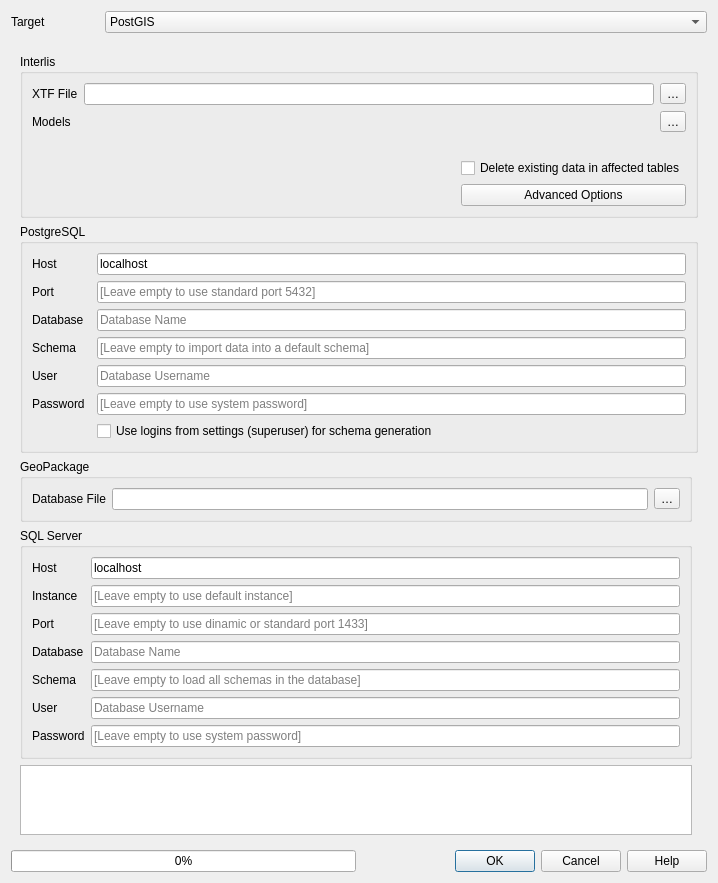
<?xml version="1.0" encoding="UTF-8"?>
<ui version="4.0">
 <class>InterlisImportData</class>
 <widget class="QDialog" name="InterlisImportData">
  <property name="geometry">
   <rect>
    <x>0</x>
    <y>0</y>
    <width>718</width>
    <height>791</height>
   </rect>
  </property>
  <property name="windowTitle">
   <string>Import Interlis Data</string>
  </property>
  <layout class="QGridLayout" name="gridLayout">
   <item row="0" column="0">
    <layout class="QHBoxLayout" name="horizontalLayout">
     <item>
      <widget class="QLabel" name="label_10">
       <property name="sizePolicy">
        <sizepolicy hsizetype="Preferred" vsizetype="Preferred">
         <horstretch>0</horstretch>
         <verstretch>0</verstretch>
        </sizepolicy>
       </property>
       <property name="maximumSize">
        <size>
         <width>88</width>
         <height>16777215</height>
        </size>
       </property>
       <property name="text">
        <string>Target</string>
       </property>
      </widget>
     </item>
     <item>
      <widget class="QComboBox" name="type_combo_box">
       <item>
        <property name="text">
         <string>PostGIS</string>
        </property>
       </item>
       <item>
        <property name="text">
         <string>GeoPackage</string>
        </property>
       </item>
      </widget>
     </item>
    </layout>
   </item>
   <item row="1" column="0">
    <widget class="QStackedWidget" name="stackedWidget">
     <property name="currentIndex">
      <number>0</number>
     </property>
     <widget class="QWidget" name="page">
      <layout class="QGridLayout" name="gridLayout_3">
       <item row="4" column="0">
        <widget class="QGroupBox" name="gpkg_config">
         <property name="title">
          <string>GeoPackage</string>
         </property>
         <layout class="QGridLayout" name="gridLayout_6">
          <item row="0" column="1">
           <widget class="QLabel" name="label_9">
            <property name="text">
             <string>Database File</string>
            </property>
           </widget>
          </item>
          <item row="0" column="2">
           <widget class="QLineEdit" name="gpkg_file_line_edit"/>
          </item>
          <item row="0" column="3">
           <widget class="QToolButton" name="gpkg_file_browse_button">
            <property name="toolTip">
             <string>Browse GeoPackage files</string>
            </property>
            <property name="text">
             <string>…</string>
            </property>
           </widget>
          </item>
         </layout>
        </widget>
       </item>
       <item row="1" column="0" colspan="2">
        <widget class="QGroupBox" name="ili_config">
         <property name="title">
          <string>Interlis</string>
         </property>
         <layout class="QGridLayout" name="gridLayout_5">
          <item row="0" column="4">
           <widget class="QToolButton" name="xtf_file_browse_button">
            <property name="toolTip">
             <string>Browse XTF files</string>
            </property>
            <property name="text">
             <string>…</string>
            </property>
           </widget>
          </item>
          <item row="1" column="0">
           <widget class="QLabel" name="label_8">
            <property name="text">
             <string>Models</string>
            </property>
           </widget>
          </item>
          <item row="1" column="4">
           <widget class="QToolButton" name="multiple_models_button">
            <property name="toolTip">
             <string>Select multiple Interlis models</string>
            </property>
            <property name="text">
             <string>…</string>
            </property>
           </widget>
          </item>
          <item row="5" column="3" colspan="2">
           <widget class="QPushButton" name="ili2db_options_button">
            <property name="text">
             <string>Advanced Options</string>
            </property>
           </widget>
          </item>
          <item row="1" column="2" colspan="2">
           <widget class="CompletionLineEdit" name="ili_models_line_edit" native="true"/>
          </item>
          <item row="0" column="2" colspan="2">
           <widget class="QLineEdit" name="xtf_file_line_edit"/>
          </item>
          <item row="0" column="0">
           <widget class="QLabel" name="label">
            <property name="text">
             <string>XTF File</string>
            </property>
           </widget>
          </item>
          <item row="3" column="2">
           <spacer name="horizontalSpacer">
            <property name="orientation">
             <enum>Qt::Horizontal</enum>
            </property>
            <property name="sizeHint" stdset="0">
             <size>
              <width>40</width>
              <height>3</height>
             </size>
            </property>
           </spacer>
          </item>
          <item row="3" column="3" colspan="2">
           <widget class="QCheckBox" name="chk_delete_data">
            <property name="text">
             <string>Delete existing data in affected tables</string>
            </property>
           </widget>
          </item>
          <item row="2" column="2">
           <widget class="QLabel" name="toml_file_info_label">
            <property name="maximumSize">
             <size>
              <width>580</width>
              <height>16777215</height>
             </size>
            </property>
            <property name="text">
             <string/>
            </property>
           </widget>
          </item>
         </layout>
        </widget>
       </item>
       <item row="6" column="0">
        <widget class="QTextBrowser" name="txtStdout">
         <property name="openLinks">
          <bool>false</bool>
         </property>
        </widget>
       </item>
       <item row="0" column="1">
        <widget class="QWidget" name="widget" native="true">
         <layout class="QGridLayout" name="gridLayout_2">
          <property name="leftMargin">
           <number>0</number>
          </property>
          <property name="topMargin">
           <number>0</number>
          </property>
          <property name="rightMargin">
           <number>0</number>
          </property>
          <property name="bottomMargin">
           <number>0</number>
          </property>
         </layout>
        </widget>
       </item>
       <item row="3" column="0" colspan="2">
        <widget class="QGroupBox" name="pg_config">
         <property name="title">
          <string>PostgreSQL</string>
         </property>
         <layout class="QGridLayout" name="gridLayout_4">
          <item row="7" column="0">
           <widget class="QLabel" name="label_4">
            <property name="text">
             <string>User</string>
            </property>
           </widget>
          </item>
          <item row="5" column="2">
           <widget class="QLineEdit" name="pg_schema_line_edit">
            <property name="placeholderText">
             <string>[Leave empty to import data into a default schema]</string>
            </property>
           </widget>
          </item>
          <item row="5" column="0">
           <widget class="QLabel" name="label_3">
            <property name="text">
             <string>Schema</string>
            </property>
           </widget>
          </item>
          <item row="0" column="2" rowspan="2">
           <widget class="QLineEdit" name="pg_host_line_edit">
            <property name="text">
             <string>localhost</string>
            </property>
            <property name="placeholderText">
             <string>Database Hostname</string>
            </property>
           </widget>
          </item>
          <item row="10" column="0">
           <widget class="QLabel" name="label_5">
            <property name="text">
             <string>Password</string>
            </property>
           </widget>
          </item>
          <item row="10" column="2">
           <widget class="QLineEdit" name="pg_password_line_edit">
            <property name="echoMode">
             <enum>QLineEdit::Password</enum>
            </property>
            <property name="placeholderText">
             <string>[Leave empty to use system password]</string>
            </property>
           </widget>
          </item>
          <item row="0" column="0" rowspan="2" colspan="2">
           <widget class="QLabel" name="label_2">
            <property name="text">
             <string>Host</string>
            </property>
           </widget>
          </item>
          <item row="4" column="2">
           <widget class="QLineEdit" name="pg_database_line_edit">
            <property name="placeholderText">
             <string>Database Name</string>
            </property>
           </widget>
          </item>
          <item row="4" column="0">
           <widget class="QLabel" name="label_6">
            <property name="text">
             <string>Database</string>
            </property>
           </widget>
          </item>
          <item row="7" column="2">
           <widget class="QLineEdit" name="pg_user_line_edit">
            <property name="placeholderText">
             <string>Database Username</string>
            </property>
           </widget>
          </item>
          <item row="2" column="2">
           <widget class="QLineEdit" name="pg_port_line_edit">
            <property name="placeholderText">
             <string>[Leave empty to use standard port 5432]</string>
            </property>
           </widget>
          </item>
          <item row="2" column="0">
           <widget class="QLabel" name="label_7">
            <property name="text">
             <string>Port</string>
            </property>
           </widget>
          </item>
          <item row="11" column="2">
           <widget class="QCheckBox" name="pg_use_super_login">
            <property name="text">
             <string>Use logins from settings (superuser) for schema generation</string>
            </property>
           </widget>
          </item>
         </layout>
        </widget>
       </item>
       <item row="5" column="0">
        <widget class="QGroupBox" name="mssql_config">
         <property name="title">
          <string>SQL Server</string>
         </property>
         <layout class="QFormLayout" name="formLayout">
          <item row="2" column="0">
           <widget class="QLabel" name="label_11">
            <property name="text">
             <string>Host</string>
            </property>
           </widget>
          </item>
          <item row="2" column="1">
           <widget class="QLineEdit" name="mssql_host_line_edit">
            <property name="text">
             <string>localhost</string>
            </property>
            <property name="placeholderText">
             <string>Database Hostname</string>
            </property>
           </widget>
          </item>
          <item row="3" column="0">
           <widget class="QLabel" name="label_17">
            <property name="text">
             <string>Instance</string>
            </property>
           </widget>
          </item>
          <item row="3" column="1">
           <widget class="QLineEdit" name="mssql_instance_line_edit">
            <property name="text">
             <string/>
            </property>
            <property name="placeholderText">
             <string>[Leave empty to use default instance]</string>
            </property>
           </widget>
          </item>
          <item row="4" column="0">
           <widget class="QLabel" name="label_12">
            <property name="text">
             <string>Port</string>
            </property>
           </widget>
          </item>
          <item row="4" column="1">
           <widget class="QLineEdit" name="mssql_port_line_edit">
            <property name="placeholderText">
             <string>[Leave empty to use dinamic or standard port 1433]</string>
            </property>
           </widget>
          </item>
          <item row="5" column="0">
           <widget class="QLabel" name="label_13">
            <property name="text">
             <string>Database</string>
            </property>
           </widget>
          </item>
          <item row="5" column="1">
           <widget class="QLineEdit" name="mssql_database_line_edit">
            <property name="placeholderText">
             <string>Database Name</string>
            </property>
           </widget>
          </item>
          <item row="7" column="0">
           <widget class="QLabel" name="label_14">
            <property name="text">
             <string>Schema</string>
            </property>
           </widget>
          </item>
          <item row="7" column="1">
           <widget class="QLineEdit" name="mssql_schema_line_edit">
            <property name="placeholderText">
             <string>[Leave empty to load all schemas in the database]</string>
            </property>
           </widget>
          </item>
          <item row="8" column="0">
           <widget class="QLabel" name="label_15">
            <property name="text">
             <string>User</string>
            </property>
           </widget>
          </item>
          <item row="8" column="1">
           <widget class="QLineEdit" name="mssql_user_line_edit">
            <property name="placeholderText">
             <string>Database Username</string>
            </property>
           </widget>
          </item>
          <item row="9" column="0">
           <widget class="QLabel" name="label_16">
            <property name="text">
             <string>Password</string>
            </property>
           </widget>
          </item>
          <item row="9" column="1">
           <widget class="QLineEdit" name="mssql_password_line_edit">
            <property name="echoMode">
             <enum>QLineEdit::Password</enum>
            </property>
            <property name="placeholderText">
             <string>[Leave empty to use system password]</string>
            </property>
           </widget>
          </item>
         </layout>
        </widget>
       </item>
      </layout>
     </widget>
     <widget class="QWidget" name="page_2"/>
    </widget>
   </item>
   <item row="2" column="0">
    <layout class="QHBoxLayout" name="horizontalLayout_2">
     <item>
      <widget class="QProgressBar" name="progress_bar">
       <property name="value">
        <number>0</number>
       </property>
      </widget>
     </item>
     <item>
      <widget class="QDialogButtonBox" name="buttonBox">
       <property name="orientation">
        <enum>Qt::Horizontal</enum>
       </property>
       <property name="standardButtons">
        <set>QDialogButtonBox::Cancel|QDialogButtonBox::Help|QDialogButtonBox::Ok</set>
       </property>
      </widget>
     </item>
    </layout>
   </item>
  </layout>
 </widget>
 <customwidgets>
  <customwidget>
   <class>CompletionLineEdit</class>
   <extends></extends>
   <header>QgisModelBaker.gui.options</header>
   <container>1</container>
  </customwidget>
 </customwidgets>
 <tabstops>
  <tabstop>type_combo_box</tabstop>
  <tabstop>xtf_file_line_edit</tabstop>
  <tabstop>xtf_file_browse_button</tabstop>
  <tabstop>ili_models_line_edit</tabstop>
  <tabstop>multiple_models_button</tabstop>
  <tabstop>chk_delete_data</tabstop>
  <tabstop>pg_host_line_edit</tabstop>
  <tabstop>pg_port_line_edit</tabstop>
  <tabstop>pg_database_line_edit</tabstop>
  <tabstop>pg_schema_line_edit</tabstop>
  <tabstop>pg_user_line_edit</tabstop>
  <tabstop>pg_password_line_edit</tabstop>
  <tabstop>gpkg_file_line_edit</tabstop>
  <tabstop>gpkg_file_browse_button</tabstop>
  <tabstop>txtStdout</tabstop>
 </tabstops>
 <resources/>
 <connections>
  <connection>
   <sender>buttonBox</sender>
   <signal>accepted()</signal>
   <receiver>InterlisImportData</receiver>
   <slot>accept()</slot>
   <hints>
    <hint type="sourcelabel">
     <x>248</x>
     <y>254</y>
    </hint>
    <hint type="destinationlabel">
     <x>157</x>
     <y>274</y>
    </hint>
   </hints>
  </connection>
  <connection>
   <sender>buttonBox</sender>
   <signal>rejected()</signal>
   <receiver>InterlisImportData</receiver>
   <slot>reject()</slot>
   <hints>
    <hint type="sourcelabel">
     <x>316</x>
     <y>260</y>
    </hint>
    <hint type="destinationlabel">
     <x>286</x>
     <y>274</y>
    </hint>
   </hints>
  </connection>
 </connections>
</ui>
